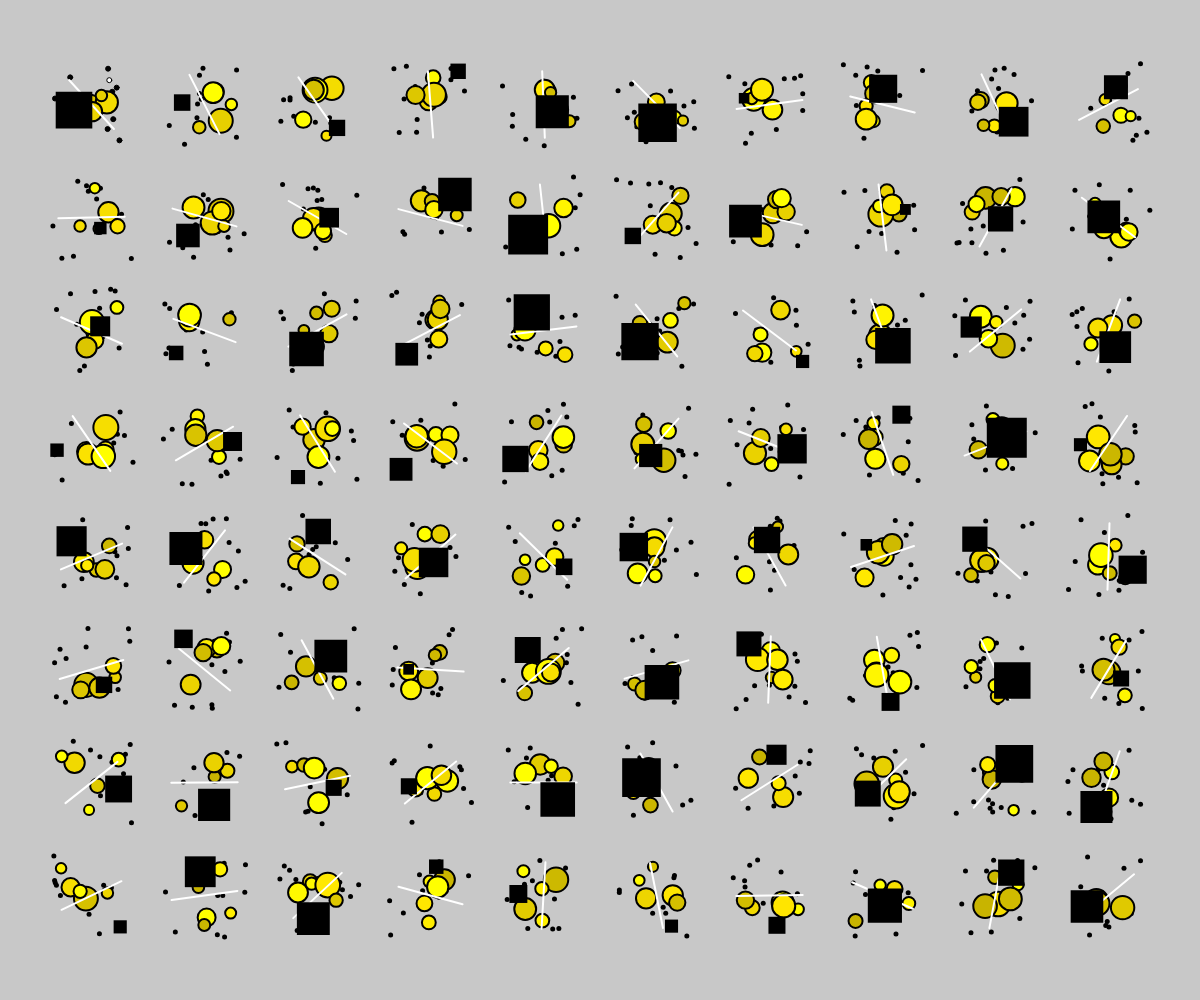
Frame 1 (no input)
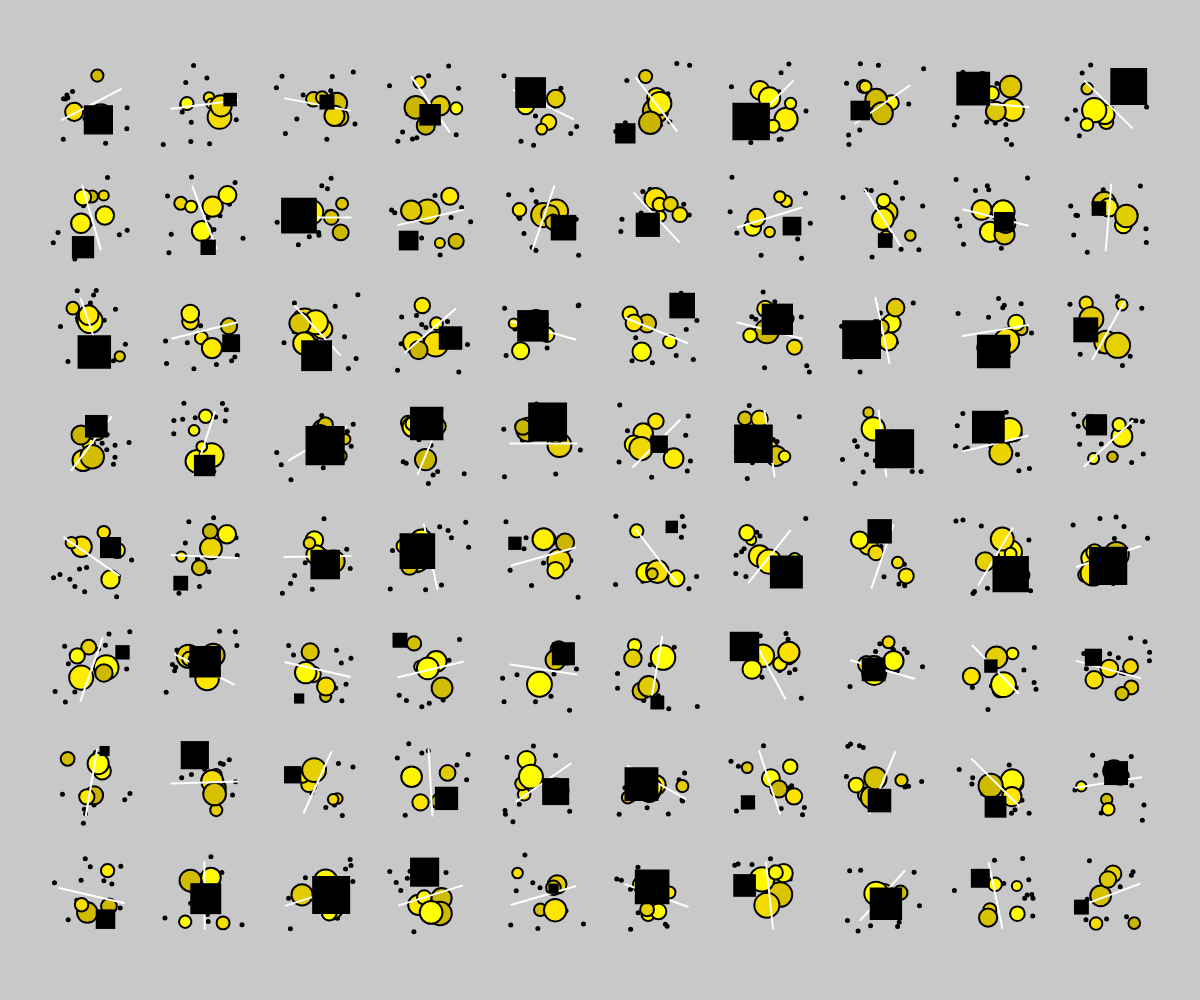
Frame 2 (the mouse pressed at the canvas centre, redrawn once)

The p5.js sketch that drew these frames (run headless with seeded random() and noise() and a simulated clock; the mouse was pressed at the canvas centre and the sketch redrawn once):

// p5.js sketch
// ── sketch.js
let cols; // Numero di colonne della griglia
let rows; // Numero di righe della griglia
let cellSize; // Dimensione delle celle
let margin = 50; // Margine tra la griglia e i bordi dello schermo
let cellSpacing = 30; // Spazio tra le celle

function setup() {
  createCanvas(windowWidth, windowHeight);
  calculateGrid(); 
  noLoop(); }
  
function windowResized() {
  resizeCanvas(windowWidth, windowHeight);
  calculateGrid(); //  Ricalcolo il numero di colonne, righe e dimensione delle celle
  redraw(); }

function draw() {
  background(200); 
  
  // Calcolo x e y per centrare la griglia 
  let startX = margin + (width - 2 * margin - (cols * (cellSize + cellSpacing) - cellSpacing)) / 2; 
  let startY = margin + (height - 2 * margin - (rows * (cellSize + cellSpacing) - cellSpacing)) / 2; 
  //loop colonne
  for (let i = 0; i < cols; i++) {
  //loop righe 
    for (let j = 0; j < rows; j++) {
      let xBase = startX + (cellSize + cellSpacing) * i; //  X della cella
      let yBase = startY + (cellSize + cellSpacing) * j; //  Y della cella
      
      // 10 puntini neri che si muovono casualmente
      for (let k = 0; k < 10; k++) {
        let pointX = xBase + random(0, cellSize); // X casuale 
        let pointY = yBase + random(0, cellSize); // Y casuale
        circle(pointX, pointY,5,5); 
        fill(0);
      }
      
      // 5 cerchi 
      for (let k = 0; k < 5; k++) {
        let circleSize = random(10, 25); // Dimensione  del cerchio (min 20 e  masx 50)
        let x = xBase + random(circleSize, cellSize - circleSize); //  X casuale 
        let y = yBase + random(circleSize, cellSize - circleSize); // Y casuale 
        
        // giallo casuale
        let yellowShade = random(200, 300); //  giallo  casuale
        fill(yellowShade, yellowShade * 0.9, 0); //  variabile
        stroke(0); 
        
        
        strokeWeight(2); 
        circle(x, y, circleSize); 
      }
      
      // linea bianca con inclinazione casuale
      stroke(255); 
      strokeWeight(2); 
      
      let angle = random(TWO_PI); // Angolo casuale 
      let lineLength = cellSize * 0.8; // Lunghezza della linea (80% cella)
      let x1 = xBase + cellSize / 2 - cos(angle) * lineLength / 2; // inizio della linea x
      let y1 = yBase + cellSize / 2 - sin(angle) * lineLength / 2;// inizio Y
      let x2 = xBase + cellSize / 2 + cos(angle) * lineLength / 2; // fine della linea
      let y2 = yBase + cellSize / 2 + sin(angle) * lineLength / 2;// fine y
      line(x1, y1, x2, y2); // Disegna la linea

      // quadrato
      noStroke(); 
      fill(0); 
      let squareSize = random(10, 40); // Dimensione casuale (min 20, max 50)
      let squareX = xBase + random(0, cellSize - squareSize); //  X casuale
      let squareY = yBase + random(0, cellSize - squareSize); //  Y casuale 
      rect(squareX, squareY, squareSize, squareSize); 
    }
  }
}

// " Funzione per calcolare il numero di colonne, righe e dimensione delle celle in base alle dimensioni della finestra"

function calculateGrid() {
  cols = floor((width - 2 * margin) / (80 + cellSpacing)); // n di colonne basato sulla larghezza disponibile
  rows = floor((height - 2 * margin) / (80 + cellSpacing)); // n di righe basato sulla larghezza disponibile
  cellSize = min((width - 2 * margin - (cols - 1) * cellSpacing) / cols, (height - 2 * margin - (rows - 1) * cellSpacing) / rows); // Dimensione max delle celle
}
